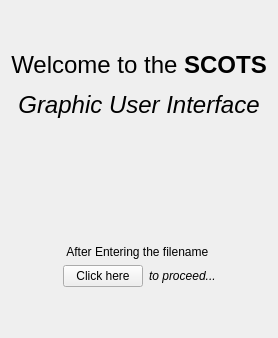
         <widget class="QWidget" name="page_9">
          <layout class="QVBoxLayout" name="verticalLayout_23">
           <item>
            <widget class="QLabel" name="label_10">
             <property name="text">
              <string>&lt;html&gt;&lt;head/&gt;&lt;body&gt;&lt;p align=&quot;center&quot;&gt;&lt;br/&gt;&lt;/p&gt;&lt;p align=&quot;center&quot;&gt;&lt;span style=&quot; font-size:18pt;&quot;&gt;Welcome to the &lt;/span&gt;&lt;span style=&quot; font-size:18pt; font-weight:600;&quot;&gt;SCOTS&lt;/span&gt;&lt;/p&gt;&lt;p align=&quot;center&quot;&gt;&lt;span style=&quot; font-size:18pt; font-style:italic;&quot;&gt;Graphic User Interface&lt;/span&gt;&lt;/p&gt;&lt;p align=&quot;center&quot;&gt;&lt;br/&gt;&lt;/p&gt;&lt;p&gt;&lt;br/&gt;&lt;/p&gt;&lt;/body&gt;&lt;/html&gt;</string>
             </property>
            </widget>
           </item>
           <item>
            <spacer name="verticalSpacer_30">
             <property name="orientation">
              <enum>Qt::Vertical</enum>
             </property>
             <property name="sizeType">
              <enum>QSizePolicy::Preferred</enum>
             </property>
             <property name="sizeHint" stdset="0">
              <size>
               <width>20</width>
               <height>40</height>
              </size>
             </property>
            </spacer>
           </item>
           <item>
            <layout class="QVBoxLayout" name="verticalLayout_22">
             <item>
              <widget class="QLabel" name="label_12">
               <property name="text">
                <string>&lt;html&gt;&lt;head/&gt;&lt;body&gt;&lt;p align=&quot;center&quot;&gt; After Entering the filename &lt;/p&gt;&lt;/body&gt;&lt;/html&gt;</string>
               </property>
              </widget>
             </item>
             <item>
              <layout class="QHBoxLayout" name="horizontalLayout_27">
               <item>
                <spacer name="horizontalSpacer_25">
                 <property name="orientation">
                  <enum>Qt::Horizontal</enum>
                 </property>
                 <property name="sizeHint" stdset="0">
                  <size>
                   <width>40</width>
                   <height>20</height>
                  </size>
                 </property>
                </spacer>
               </item>
               <item>
                <widget class="QPushButton" name="pushButton_2">
                 <property name="text">
                  <string>Click here</string>
                 </property>
                </widget>
               </item>
               <item>
                <widget class="QLabel" name="label_11">
                 <property name="text">
                  <string>&lt;html&gt;&lt;head/&gt;&lt;body&gt;&lt;p&gt;&lt;span style=&quot; font-style:italic;&quot;&gt; to proceed...&lt;/span&gt;&lt;/p&gt;&lt;/body&gt;&lt;/html&gt;</string>
                 </property>
                </widget>
               </item>
               <item>
                <spacer name="horizontalSpacer_27">
                 <property name="orientation">
                  <enum>Qt::Horizontal</enum>
                 </property>
                 <property name="sizeHint" stdset="0">
                  <size>
                   <width>40</width>
                   <height>20</height>
                  </size>
                 </property>
                </spacer>
               </item>
              </layout>
             </item>
            </layout>
           </item>
           <item>
            <spacer name="verticalSpacer_31">
             <property name="orientation">
              <enum>Qt::Vertical</enum>
             </property>
             <property name="sizeHint" stdset="0">
              <size>
               <width>20</width>
               <height>40</height>
              </size>
             </property>
            </spacer>
           </item>
          </layout>
          <zorder>label_10</zorder>
          <zorder>verticalSpacer_30</zorder>
          <zorder>verticalSpacer_31</zorder>
         </widget>
